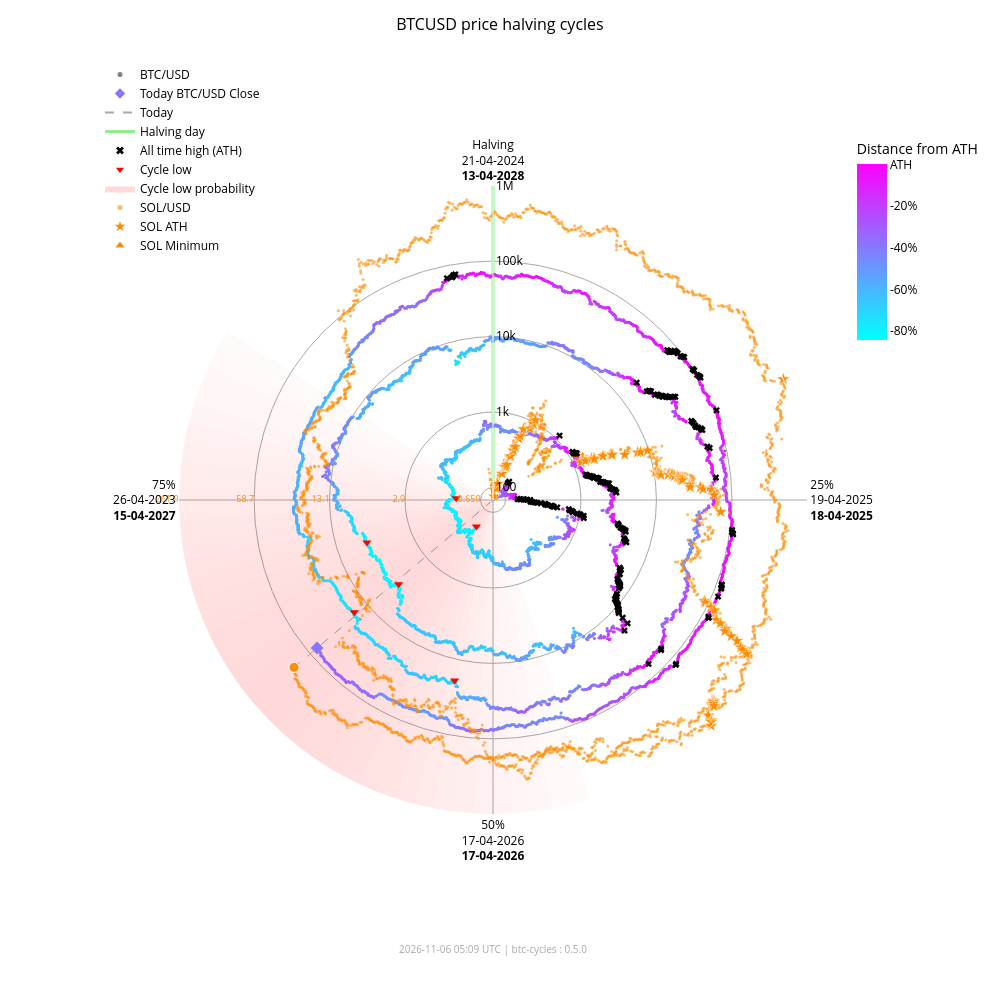

Source (notebook cell):
### Markdown cell above
### Interactive chart with overlay

### Code cell
fig_overlay_interactive = btc.plot(
    kind="interactive",
    from_date="2012-11-28",
    overlay=sol,
)
fig_overlay_interactive.show(config={"scrollZoom": True, "displayModeBar": True})

### Figure 1 — Plotly figure (JSON) as saved in the notebook; plotly's stock layout.template omitted (floating-point values rounded to 4 significant figures; data arrays with more than 128 entries replaced by an {"elided": "..."} marker saying what was removed)
{"data": [{"fill": "toself", "fillcolor": "rgba(255,0,0,0.018306980149439524)", "hoverinfo": "skip", "line": {"width": 0}, "mode": "lines", "r": [68.43, 1000000, 1000000, 68.43, 68.43], "showlegend": false, "theta": [162.0, 162.0, 165.6, 165.6, 162.0], "type": "scatterpolar"}, {"fill": "toself", "fillcolor": "rgba(255,0,0,0.02405911634527998)", "hoverinfo": "skip", "line": {"width": 0}, "mode": "lines", "r": [68.43, 1000000, 1000000, 68.43, 68.43], "showlegend": false, "theta": [165.6, 165.6, 169.2, 169.2, 165.6], "type": "scatterpolar"}, {"fill": "toself", "fillcolor": "rgba(255,0,0,0.030803449372254352)", "hoverinfo": "skip", "line": {"width": 0}, "mode": "lines", "r": [68.43, 1000000, 1000000, 68.43, 68.43], "showlegend": false, "theta": [169.2, 169.2, 172.8, 172.8, 169.2], "type": "scatterpolar"}, {"fill": "toself", "fillcolor": "rgba(255,0,0,0.03847233586005252)", "hoverinfo": "skip", "line": {"width": 0}, "mode": "lines", "r": [68.43, 1000000, 1000000, 68.43, 68.43], "showlegend": false, "theta": [172.8, 172.8, 176.4, 176.4, 172.8], "type": "scatterpolar"}, {"fill": "toself", "fillcolor": "rgba(255,0,0,0.04694405159551339)", "hoverinfo": "skip", "line": {"width": 0}, "mode": "lines", "r": [68.43, 1000000, 1000000, 68.43, 68.43], "showlegend": false, "theta": [176.4, 176.4, 180.0, 180.0, 176.4], "type": "scatterpolar"}, {"fill": "toself", "fillcolor": "rgba(255,0,0,0.05605603979818329)", "hoverinfo": "skip", "line": {"width": 0}, "mode": "lines", "r": [68.43, 1000000, 1000000, 68.43, 68.43], "showlegend": false, "theta": [180.0, 180.0, 183.6, 183.6, 180.0], "type": "scatterpolar"}, {"fill": "toself", "fillcolor": "rgba(255,0,0,0.06562330627802694)", "hoverinfo": "skip", "line": {"width": 0}, "mode": "lines", "r": [68.43, 1000000, 1000000, 68.43, 68.43], "showlegend": false, "theta": [183.6, 183.6, 187.2, 187.2, 183.6], "type": "scatterpolar"}, {"fill": "toself", "fillcolor": "rgba(255,0,0,0.07545707932574237)", "hoverinfo": "skip", "line": {"width": 0}, "mode": "lines", "r": [68.43, 1000000, 1000000, 68.43, 68.43], "showlegend": false, "theta": [187.2, 187.2, 190.8, 190.8, 187.2], "type": "scatterpolar"}, {"fill": "toself", "fillcolor": "rgba(255,0,0,0.08537841060169407)", "hoverinfo": "skip", "line": {"width": 0}, "mode": "lines", "r": [68.43, 1000000, 1000000, 68.43, 68.43], "showlegend": false, "theta": [190.8, 190.8, 194.4, 194.4, 190.8], "type": "scatterpolar"}, {"fill": "toself", "fillcolor": "rgba(255,0,0,0.09522272137134848)", "hoverinfo": "skip", "line": {"width": 0}, "mode": "lines", "r": [68.43, 1000000, 1000000, 68.43, 68.43], "showlegend": false, "theta": [194.4, 194.4, 198.0, 198.0, 194.4], "type": "scatterpolar"}, {"fill": "toself", "fillcolor": "rgba(255,0,0,0.10483418800389058)", "hoverinfo": "skip", "line": {"width": 0}, "mode": "lines", "r": [68.43, 1000000, 1000000, 68.43, 68.43], "showlegend": false, "theta": [198.0, 198.0, 201.6, 201.6, 198.0], "type": "scatterpolar"}, {"fill": "toself", "fillcolor": "rgba(255,0,0,0.11405248627197925)", "hoverinfo": "skip", "line": {"width": 0}, "mode": "lines", "r": [68.43, 1000000, 1000000, 68.43, 68.43], "showlegend": false, "theta": [201.6, 201.6, 205.2, 205.2, 201.6], "type": "scatterpolar"}, {"fill": "toself", "fillcolor": "rgba(255,0,0,0.12269756305009562)", "hoverinfo": "skip", "line": {"width": 0}, "mode": "lines", "r": [68.43, 1000000, 1000000, 68.43, 68.43], "showlegend": false, "theta": [205.2, 205.2, 208.8, 208.8, 205.2], "type": "scatterpolar"}, {"fill": "toself", "fillcolor": "rgba(255,0,0,0.13055959037792858)", "hoverinfo": "skip", "line": {"width": 0}, "mode": "lines", "r": [68.43, 1000000, 1000000, 68.43, 68.43], "showlegend": false, "theta": [208.8, 208.8, 212.4, 212.4, 208.8], "type": "scatterpolar"}, {"fill": "toself", "fillcolor": "rgba(255,0,0,0.13740037014073872)", "hoverinfo": "skip", "line": {"width": 0}, "mode": "lines", "r": [68.43, 1000000, 1000000, 68.43, 68.43], "showlegend": false, "theta": [212.4, 212.4, 216.0, 216.0, 212.4], "type": "scatterpolar"}, {"fill": "toself", "fillcolor": "rgba(255,0,0,0.14296927208088228)", "hoverinfo": "skip", "line": {"width": 0}, "mode": "lines", "r": [68.43, 1000000, 1000000, 68.43, 68.43], "showlegend": false, "theta": [216.0, 216.0, 219.6, 219.6, 216.0], "type": "scatterpolar"}, {"fill": "toself", "fillcolor": "rgba(255,0,0,0.14703219887325494)", "hoverinfo": "skip", "line": {"width": 0}, "mode": "lines", "r": [68.43, 1000000, 1000000, 68.43, 68.43], "showlegend": false, "theta": [219.6, 219.6, 223.2, 223.2, 219.6], "type": "scatterpolar"}, {"fill": "toself", "fillcolor": "rgba(255,0,0,0.14940752827264187)", "hoverinfo": "skip", "line": {"width": 0}, "mode": "lines", "r": [68.43, 1000000, 1000000, 68.43, 68.43], "showlegend": false, "theta": [223.2, 223.2, 226.8, 226.8, 223.2], "type": "scatterpolar"}, {"fill": "toself", "fillcolor": "rgba(255,0,0,0.15)", "hoverinfo": "skip", "line": {"width": 0}, "mode": "lines", "r": [68.43, 1000000, 1000000, 68.43, 68.43], "showlegend": false, "theta": [226.8, 226.8, 230.4, 230.4, 226.8], "type": "scatterpolar"}, {"fill": "toself", "fillcolor": "rgba(255,0,0,0.14882314851976614)", "hoverinfo": "skip", "line": {"width": 0}, "mode": "lines", "r": [68.43, 1000000, 1000000, 68.43, 68.43], "showlegend": false, "theta": [230.4, 230.4, 234.0, 234.0, 230.4], "type": "scatterpolar"}, {"fill": "toself", "fillcolor": "rgba(255,0,0,0.14600334989350275)", "hoverinfo": "skip", "line": {"width": 0}, "mode": "lines", "r": [68.43, 1000000, 1000000, 68.43, 68.43], "showlegend": false, "theta": [234.0, 234.0, 237.6, 237.6, 234.0], "type": "scatterpolar"}, {"fill": "toself", "fillcolor": "rgba(255,0,0,0.14176315293000513)", "hoverinfo": "skip", "line": {"width": 0}, "mode": "lines", "r": [68.43, 1000000, 1000000, 68.43, 68.43], "showlegend": false, "theta": [237.6, 237.6, 241.2, 241.2, 237.6], "type": "scatterpolar"}, {"fill": "toself", "fillcolor": "rgba(255,0,0,0.1363869302869166)", "hoverinfo": "skip", "line": {"width": 0}, "mode": "lines", "r": [68.43, 1000000, 1000000, 68.43, 68.43], "showlegend": false, "theta": [241.2, 241.2, 244.8, 244.8, 241.2], "type": "scatterpolar"}, {"fill": "toself", "fillcolor": "rgba(255,0,0,0.13017643696734477)", "hoverinfo": "skip", "line": {"width": 0}, "mode": "lines", "r": [68.43, 1000000, 1000000, 68.43, 68.43], "showlegend": false, "theta": [244.8, 244.8, 248.4, 248.4, 244.8], "type": "scatterpolar"}, {"fill": "toself", "fillcolor": "rgba(255,0,0,0.1234063302665758)", "hoverinfo": "skip", "line": {"width": 0}, "mode": "lines", "r": [68.43, 1000000, 1000000, 68.43, 68.43], "showlegend": false, "theta": [248.4, 248.4, 252.0, 252.0, 248.4], "type": "scatterpolar"}, {"fill": "toself", "fillcolor": "rgba(255,0,0,0.11628949020714345)", "hoverinfo": "skip", "line": {"width": 0}, "mode": "lines", "r": [68.43, 1000000, 1000000, 68.43, 68.43], "showlegend": false, "theta": [252.0, 252.0, 255.6, 255.6, 252.0], "type": "scatterpolar"}, {"fill": "toself", "fillcolor": "rgba(255,0,0,0.108959277972535)", "hoverinfo": "skip", "line": {"width": 0}, "mode": "lines", "r": [68.43, 1000000, 1000000, 68.43, 68.43], "showlegend": false, "theta": [255.6, 255.6, 259.2, 259.2, 255.6], "type": "scatterpolar"}, {"fill": "toself", "fillcolor": "rgba(255,0,0,0.1014715299920515)", "hoverinfo": "skip", "line": {"width": 0}, "mode": "lines", "r": [68.43, 1000000, 1000000, 68.43, 68.43], "showlegend": false, "theta": [259.2, 259.2, 262.8, 262.8, 259.2], "type": "scatterpolar"}, {"fill": "toself", "fillcolor": "rgba(255,0,0,0.09382430417652897)", "hoverinfo": "skip", "line": {"width": 0}, "mode": "lines", "r": [68.43, 1000000, 1000000, 68.43, 68.43], "showlegend": false, "theta": [262.8, 262.8, 266.4, 266.4, 262.8], "type": "scatterpolar"}, {"fill": "toself", "fillcolor": "rgba(255,0,0,0.08598937207621672)", "hoverinfo": "skip", "line": {"width": 0}, "mode": "lines", "r": [68.43, 1000000, 1000000, 68.43, 68.43], "showlegend": false, "theta": [266.4, 266.4, 270.0, 270.0, 266.4], "type": "scatterpolar"}, {"fill": "toself", "fillcolor": "rgba(255,0,0,0.07794710108398434)", "hoverinfo": "skip", "line": {"width": 0}, "mode": "lines", "r": [68.43, 1000000, 1000000, 68.43, 68.43], "showlegend": false, "theta": [270.0, 270.0, 273.6, 273.6, 270.0], "type": "scatterpolar"}, {"fill": "toself", "fillcolor": "rgba(255,0,0,0.06971614429145927)", "hoverinfo": "skip", "line": {"width": 0}, "mode": "lines", "r": [68.43, 1000000, 1000000, 68.43, 68.43], "showlegend": false, "theta": [273.6, 273.6, 277.2, 277.2, 273.6], "type": "scatterpolar"}, {"fill": "toself", "fillcolor": "rgba(255,0,0,0.061371174705723626)", "hoverinfo": "skip", "line": {"width": 0}, "mode": "lines", "r": [68.43, 1000000, 1000000, 68.43, 68.43], "showlegend": false, "theta": [277.2, 277.2, 280.8, 280.8, 277.2], "type": "scatterpolar"}, {"fill": "toself", "fillcolor": "rgba(255,0,0,0.05304520605236535)", "hoverinfo": "skip", "line": {"width": 0}, "mode": "lines", "r": [68.43, 1000000, 1000000, 68.43, 68.43], "showlegend": false, "theta": [280.8, 280.8, 284.4, 284.4, 280.8], "type": "scatterpolar"}, {"fill": "toself", "fillcolor": "rgba(255,0,0,0.044916938988340704)", "hoverinfo": "skip", "line": {"width": 0}, "mode": "lines", "r": [68.43, 1000000, 1000000, 68.43, 68.43], "showlegend": false, "theta": [284.4, 284.4, 288.0, 288.0, 284.4], "type": "scatterpolar"}, {"fill": "toself", "fillcolor": "rgba(255,0,0,0.0371870550186571)", "hoverinfo": "skip", "line": {"width": 0}, "mode": "lines", "r": [68.43, 1000000, 1000000, 68.43, 68.43], "showlegend": false, "theta": [288.0, 288.0, 291.6, 291.6, 288.0], "type": "scatterpolar"}, {"fill": "toself", "fillcolor": "rgba(255,0,0,0.030049603184432498)", "hoverinfo": "skip", "line": {"width": 0}, "mode": "lines", "r": [68.43, 1000000, 1000000, 68.43, 68.43], "showlegend": false, "theta": [291.6, 291.6, 295.2, 295.2, 291.6], "type": "scatterpolar"}, {"fill": "toself", "fillcolor": "rgba(255,0,0,0.023665126797805223)", "hoverinfo": "skip", "line": {"width": 0}, "mode": "lines", "r": [68.43, 1000000, 1000000, 68.43, 68.43], "showlegend": false, "theta": [295.2, 295.2, 298.8, 298.8, 295.2], "type": "scatterpolar"}, {"fill": "toself", "fillcolor": "rgba(255,0,0,0.018141004067302662)", "hoverinfo": "skip", "line": {"width": 0}, "mode": "lines", "r": [68.43, 1000000, 1000000, 68.43, 68.43], "showlegend": false, "theta": [298.8, 298.8, 302.4, 302.4, 298.8], "type": "scatterpolar"}, {"hoverinfo": "skip", "line": {"color": "darkgrey", "dash": "dash", "width": 1}, "mode": "lines", "r": [68.43, 75940.0], "showlegend": false, "theta": [229.9, 229.9], "type": "scatterpolar"}, {"hoverinfo": "skip", "line": {"color": "darkgrey", "dash": "dash", "width": 1}, "mode": "lines", "r": [68.43, 190400.0], "showlegend": false, "theta": [229.9, 229.9], "type": "scatterpolar"}, {"hoverinfo": "skip", "line": {"color": "lightgreen", "width": 3}, "mode": "lines", "r": [68.43, 1000000], "showlegend": false, "theta": [0, 0], "type": "scatterpolar"}, {"hoverinfo": "text", "marker": {"color": {"elided": "4941 str values"}, "size": 3}, "mode": "markers", "r": {"elided": "4941 float values"}, "showlegend": false, "text": {"elided": "4941 str values"}, "theta": {"elided": "4941 float values"}, "type": "scatterpolar"}, {"hoverinfo": "text", "marker": {"color": "#FF8C00", "opacity": 0.6, "size": 3}, "mode": "markers", "r": {"elided": "2401 float values"}, "showlegend": false, "text": {"elided": "2401 str values"}, "theta": {"elided": "2401 float values"}, "type": "scatterpolar"}, {"hoverinfo": "text", "marker": {"color": "#8976ff", "size": 10, "symbol": "diamond"}, "mode": "markers", "r": [75940.0], "showlegend": false, "text": ["Today<br>Date: 2026-11-05<br>Price: $75,942.12"], "theta": [229.9], "type": "scatterpolar"}, {"hoverinfo": "text", "marker": {"color": "#FF8C00", "line": {"color": "white", "width": 1}, "size": 10, "symbol": "circle"}, "mode": "markers", "r": [190400.0], "showlegend": false, "text": ["Today SOL<br>Date: 2026-11-05<br>Price: $89.14"], "theta": [229.9], "type": "scatterpolar"}, {"hoverinfo": "text", "marker": {"color": "#FF8C00", "line": {"color": "white", "width": 0.5}, "size": 10, "symbol": "star"}, "mode": "markers", "r": [68.43, 76.69, 98.28, 115.1, 160.2, 199.2, 200.3, 203.8, 217.3, 287.8, 349.8, 397.3, 523.3, 573.2, 718.1, 798.5, 948.0, 1078.0, 1271.0, 1461.0, 1785.0, 1908.0, 1917.0, 2530.0, 3215.0, 3302.0, 3322.0, 4795.0, 7121.0, 7760.0, 9679.0, 10370.0, 11210.0, 11600.0, 11830.0, 12190.0, 15220.0, 16990.0, 18090.0, 20010.0, 20730.0, 21720.0, 21920.0, 22700.0, 28100.0, 28410.0, 38550.0, 41750.0, 54000.0, 58230.0, 71670.0, 86520.0, 90770.0, 111800.0, 112400.0, 128500.0, 155700.0, 182600.0, 229400.0, 231200.0, 295100.0, 371400.0, 451600.0, 493500.0, 583700.0, 612100.0, 618900.0, 644000.0, 686600.0, 744100.0, 879500.0, 907500.0, 980900.0, 1000000.0], "showlegend": false, "text": ["SOL ATH<br>Date: 2020-04-10<br>Price: $0.95", "SOL ATH<br>Date: 2020-07-12<br>Price: $1.02", "SOL ATH<br>Date: 2020-07-13<br>Price: $1.18", "SOL ATH<br>Date: 2020-07-15<br>Price: $1.29", "SOL ATH<br>Date: 2020-07-26<br>Price: $1.57", "SOL ATH<br>Date: 2020-07-27<br>Price: $1.78", "SOL ATH<br>Date: 2020-07-28<br>Price: $1.78", "SOL ATH<br>Date: 2020-08-03<br>Price: $1.80", "SOL ATH<br>Date: 2020-08-04<br>Price: $1.87", "SOL ATH<br>Date: 2020-08-06<br>Price: $2.21", "SOL ATH<br>Date: 2020-08-08<br>Price: $2.47", "SOL ATH<br>Date: 2020-08-09<br>Price: $2.67", "SOL ATH<br>Date: 2020-08-10<br>Price: $3.13", "SOL ATH<br>Date: 2020-08-11<br>Price: $3.30", "SOL ATH<br>Date: 2020-08-12<br>Price: $3.77", "SOL ATH<br>Date: 2020-08-28<br>Price: $4.01", "SOL ATH<br>Date: 2020-08-30<br>Price: $4.44", "SOL ATH<br>Date: 2020-08-31<br>Price: $4.78", "SOL ATH<br>Date: 2021-02-02<br>Price: $5.27", "SOL ATH<br>Date: 2021-02-03<br>Price: $5.72", "SOL ATH<br>Date: 2021-02-04<br>Price: $6.43", "SOL ATH<br>Date: 2021-02-05<br>Price: $6.68", "SOL ATH<br>Date: 2021-02-07<br>Price: $6.70", "SOL ATH<br>Date: 2021-02-08<br>Price: $7.88", "SOL ATH<br>Date: 2021-02-10<br>Price: $9.07", "SOL ATH<br>Date: 2021-02-11<br>Price: $9.22", "SOL ATH<br>Date: 2021-02-12<br>Price: $9.25", "SOL ATH<br>Date: 2021-02-19<br>Price: $11.47", "SOL ATH<br>Date: 2021-02-22<br>Price: $14.45", "SOL ATH<br>Date: 2021-02-23<br>Price: $15.20", "SOL ATH<br>Date: 2021-02-24<br>Price: $17.30", "SOL ATH<br>Date: 2021-03-28<br>Price: $18.02", "SOL ATH<br>Date: 2021-03-29<br>Price: $18.85", "SOL ATH<br>Date: 2021-03-30<br>Price: $19.23", "SOL ATH<br>Date: 2021-03-31<br>Price: $19.47", "SOL ATH<br>Date: 2021-04-02<br>Price: $19.81", "SOL ATH<br>Date: 2021-04-03<br>Price: $22.55", "SOL ATH<br>Date: 2021-04-04<br>Price: $24.06", "SOL ATH<br>Date: 2021-04-06<br>Price: $24.96", "SOL ATH<br>Date: 2021-04-07<br>Price: $26.48", "SOL ATH<br>Date: 2021-04-08<br>Price: $27.03", "SOL ATH<br>Date: 2021-04-09<br>Price: $27.78", "SOL ATH<br>Date: 2021-04-11<br>Price: $27.93", "SOL ATH<br>Date: 2021-04-12<br>Price: $28.51", "SOL ATH<br>Date: 2021-04-18<br>Price: $32.30", "SOL ATH<br>Date: 2021-04-21<br>Price: $32.51", "SOL ATH<br>Date: 2021-04-22<br>Price: $38.88", "SOL ATH<br>Date: 2021-04-24<br>Price: $40.74", "SOL ATH<br>Date: 2021-04-25<br>Price: $47.37", "SOL ATH<br>Date: 2021-05-01<br>Price: $49.51", "SOL ATH<br>Date: 2021-05-18<br>Price: $55.91", "SOL ATH<br>Date: 2021-08-16<br>Price: $62.43", "SOL ATH<br>Date: 2021-08-17<br>Price: $64.21", "SOL ATH<br>Date: 2021-08-18<br>Price: $72.54", "SOL ATH<br>Date: 2021-08-19<br>Price: $72.76", "SOL ATH<br>Date: 2021-08-20<br>Price: $78.72", "SOL ATH<br>Date: 2021-08-27<br>Price: $88.09", "SOL ATH<br>Date: 2021-08-28<br>Price: $96.70", "SOL ATH<br>Date: 2021-08-30<br>Price: $110.54", "SOL ATH<br>Date: 2021-09-01<br>Price: $111.03", "SOL ATH<br>Date: 2021-09-02<br>Price: $128.10", "SOL ATH<br>Date: 2021-09-03<br>Price: $146.58", "SOL ATH<br>Date: 2021-09-06<br>Price: $164.38", "SOL ATH<br>Date: 2021-09-07<br>Price: $173.15", "SOL ATH<br>Date: 2021-09-08<br>Price: $191.04", "SOL ATH<br>Date: 2021-10-22<br>Price: $196.43", "SOL ATH<br>Date: 2021-10-23<br>Price: $197.70", "SOL ATH<br>Date: 2021-10-24<br>Price: $202.36", "SOL ATH<br>Date: 2021-10-25<br>Price: $210.10", "SOL ATH<br>Date: 2021-11-02<br>Price: $220.24", "SOL ATH<br>Date: 2021-11-03<br>Price: $242.90", "SOL ATH<br>Date: 2021-11-04<br>Price: $247.39", "SOL ATH<br>Date: 2021-11-06<br>Price: $258.93", "SOL ATH<br>Date: 2025-01-18<br>Price: $261.87"], "theta": [352.0, 15.5, 15.75, 16.25, 19.0, 19.25, 19.5, 21.0, 21.25, 21.75, 22.25, 22.5, 22.75, 23.0, 23.25, 27.25, 27.75, 28.0, 66.75, 67.0, 67.25, 67.5, 68.0, 68.25, 68.75, 69.0, 69.25, 71.0, 71.75, 72.0, 72.25, 80.25, 80.5, 80.75, 81.0, 81.5, 81.75, 82.0, 82.5, 82.75, 83.0, 83.25, 83.75, 84.0, 85.5, 86.25, 86.5, 87.0, 87.25, 88.75, 93.0, 115.5, 115.8, 116.0, 116.2, 116.5, 118.2, 118.5, 119.0, 119.5, 119.8, 120.0, 120.7, 121.0, 121.3, 132.2, 132.5, 132.8, 133.0, 135.0, 135.2, 135.5, 136.0, 67.39], "type": "scatterpolar"}, {"hoverinfo": "text", "marker": {"color": "#FF8C00", "line": {"color": "white", "width": 0.5}, "size": 10, "symbol": "triangle-up"}, "mode": "markers", "r": [68.43], "showlegend": false, "text": ["SOL Minimum<br>Date: 2020-05-11<br>Price: $0.52"], "theta": [0.0], "type": "scatterpolar"}, {"hoverinfo": "text", "marker": {"color": "black", "size": 6, "symbol": "x"}, "mode": "markers", "r": {"elided": "182 float values"}, "showlegend": false, "text": {"elided": "182 str values"}, "theta": {"elided": "182 float values"}, "type": "scatterpolar"}, {"hoverinfo": "text", "marker": {"color": "red", "size": 8, "symbol": "triangle-down"}, "mode": "markers", "r": [178.1, 210.5, 3237.0, 3961.0, 19020.0, 15790.0], "showlegend": false, "text": ["Cycle Low<br>Date: 2015-01-14<br>Price: $178.10<br>ATH distance: -84.5%", "Cycle Low<br>Date: 2015-08-24<br>Price: $210.49<br>ATH distance: -81.7%", "Cycle Low<br>Date: 2018-12-15<br>Price: $3,236.76<br>ATH distance: -83.4%", "Cycle Low<br>Date: 2019-03-15<br>Price: $3,960.91<br>ATH distance: -79.7%", "Cycle Low<br>Date: 2022-06-18<br>Price: $19,017.64<br>ATH distance: -71.9%", "Cycle Low<br>Date: 2022-11-21<br>Price: $15,787.28<br>ATH distance: -76.6%"], "theta": [212.1, 272.7, 228.3, 251.4, 192.0, 231.0], "type": "scatterpolar"}, {"marker": {"color": "grey", "size": 5}, "mode": "markers", "name": "BTC/USD", "r": [null], "theta": [null], "type": "scatterpolar"}, {"marker": {"color": "#8976ff", "size": 8, "symbol": "diamond"}, "mode": "markers", "name": "Today BTC/USD Close", "r": [null], "theta": [null], "type": "scatterpolar"}, {"line": {"color": "darkgrey", "dash": "dash"}, "mode": "lines", "name": "Today", "r": [null], "theta": [null], "type": "scatterpolar"}, {"line": {"color": "lightgreen", "width": 3}, "mode": "lines", "name": "Halving day", "r": [null], "theta": [null], "type": "scatterpolar"}, {"marker": {"color": "black", "size": 7, "symbol": "x"}, "mode": "markers", "name": "All time high (ATH)", "r": [null], "theta": [null], "type": "scatterpolar"}, {"marker": {"color": "red", "size": 7, "symbol": "triangle-down"}, "mode": "markers", "name": "Cycle low", "r": [null], "theta": [null], "type": "scatterpolar"}, {"fill": "toself", "fillcolor": "rgba(255,0,0,0.15)", "line": {"width": 0}, "mode": "lines", "name": "Cycle low probability", "r": [null], "theta": [null], "type": "scatterpolar"}, {"marker": {"color": "#FF8C00", "opacity": 0.6, "size": 5}, "mode": "markers", "name": "SOL/USD", "r": [null], "theta": [null], "type": "scatterpolar"}, {"marker": {"color": "#FF8C00", "size": 8, "symbol": "star"}, "mode": "markers", "name": "SOL ATH", "r": [null], "theta": [null], "type": "scatterpolar"}, {"marker": {"color": "#FF8C00", "size": 8, "symbol": "triangle-up"}, "mode": "markers", "name": "SOL Minimum", "r": [null], "theta": [null], "type": "scatterpolar"}, {"hoverinfo": "skip", "marker": {"cmax": 0, "cmin": -0.8453, "color": [0], "colorbar": {"len": 0.25, "ticktext": ["ATH", "-20%", "-40%", "-60%", "-80%", "-100%"], "tickvals": [0, -0.2, -0.4, -0.6, -0.8, -1.0], "title": {"text": "Distance from ATH"}, "x": 0.95, "y": 0.92, "yanchor": "top"}, "colorscale": {"elided": "256x2 mixed values"}, "showscale": true, "size": 0}, "mode": "markers", "r": [null], "showlegend": false, "theta": [null], "type": "scatterpolar"}, {"hoverinfo": "skip", "mode": "text", "r": [100, 1000, 10000, 100000, 1000000], "showlegend": false, "text": ["0.659", "2.9", "13.1", "58.7", "261.9"], "textfont": {"color": "#FF8C00", "size": 9}, "textposition": "middle left", "theta": [270, 270, 270, 270, 270], "type": "scatterpolar"}], "layout": {"annotations": [{"font": {"color": "darkgrey", "size": 10}, "showarrow": false, "text": "2026-11-06 05:09 UTC | btc-cycles : 0.5.0", "x": 0.5, "xref": "paper", "y": -0.02, "yref": "paper"}], "font": {"color": "black"}, "height": 1000, "legend": {"bgcolor": "rgba(0,0,0,0)", "font": {"color": "black"}, "x": 0.0, "y": 1.0}, "margin": {"b": 60, "l": 100, "r": 80, "t": 60}, "paper_bgcolor": "white", "plot_bgcolor": "white", "polar": {"angularaxis": {"color": "black", "direction": "clockwise", "gridcolor": "darkgrey", "rotation": 90, "ticktext": ["Halving<br>21-04-2024<br><b>13-04-2028</b>", "25%<br>19-04-2025<br><b>18-04-2025</b>", "50%<br>17-04-2026<br><b>17-04-2026</b>", "75%<br>26-04-2023<br><b>15-04-2027</b>"], "tickvals": [0, 90, 180, 270]}, "bgcolor": "white", "domain": {"x": [0.1, 0.9], "y": [0.05, 0.95]}, "radialaxis": {"angle": 90, "color": "black", "gridcolor": "darkgrey", "range": [1.835, 6.0], "tickangle": 90, "ticktext": ["100", "1k", "10k", "100k", "1M"], "tickvals": [100, 1000, 10000, 100000, 1000000], "type": "log"}}, "title": {"font": {"color": "black", "size": 16}, "text": "BTCUSD price halving cycles", "x": 0.5}, "width": 1000}}
